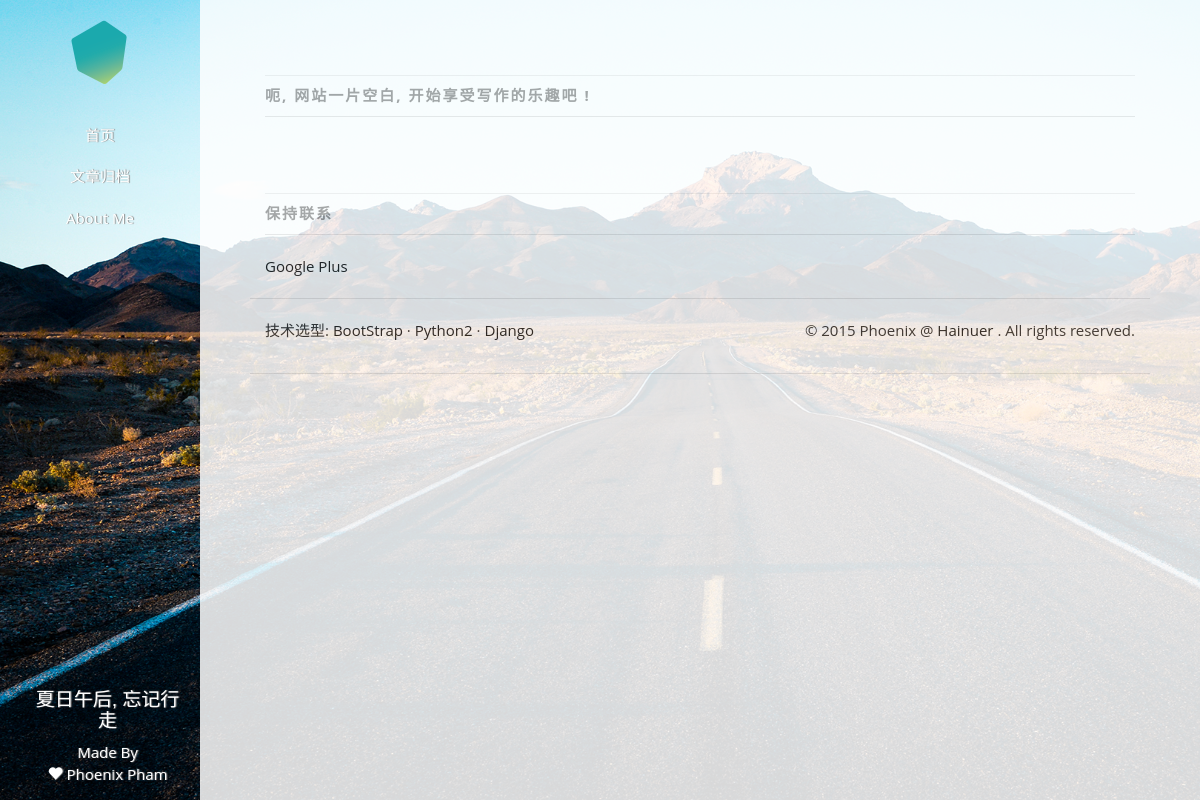
Before: /kume/ with the older database file.
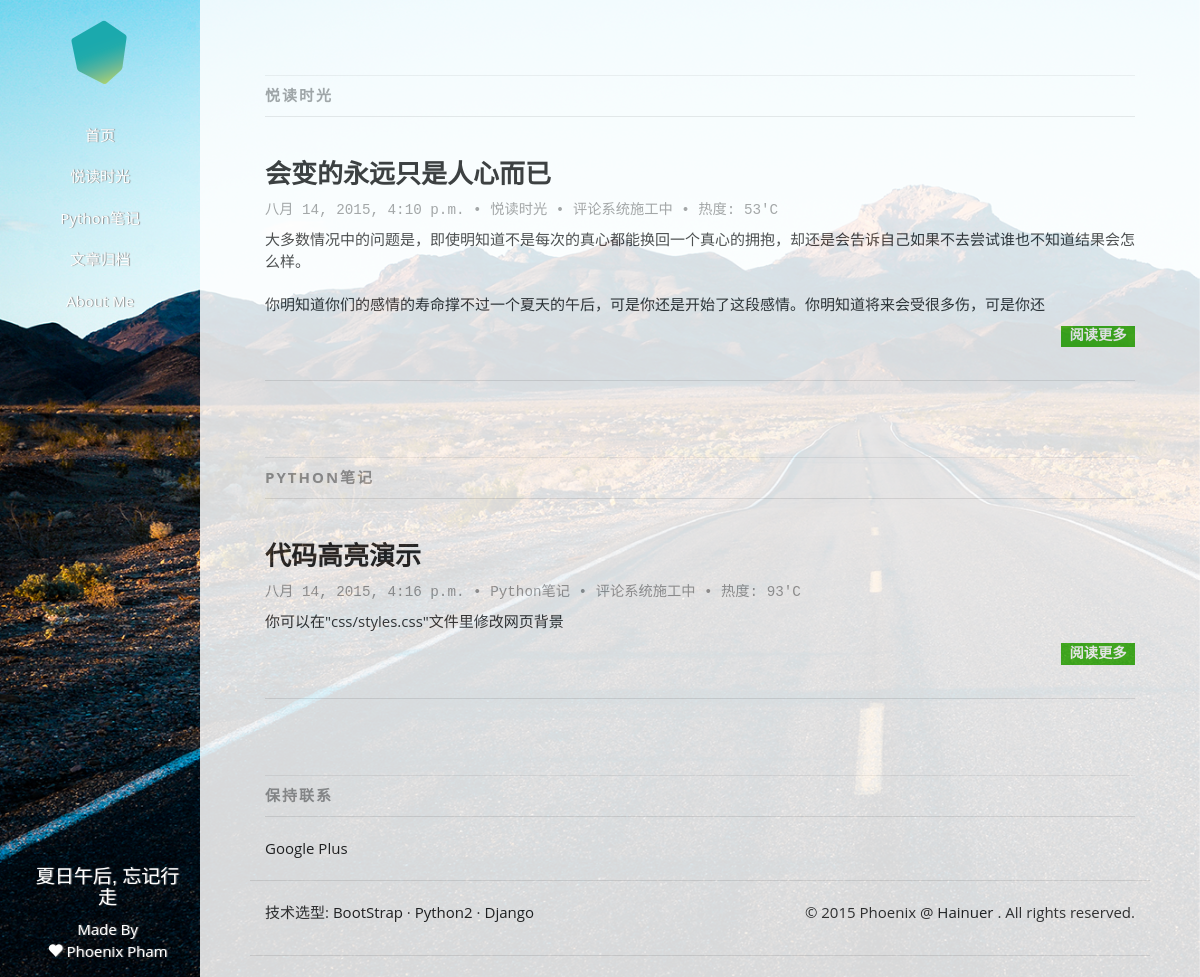
After: the same page with the newer database file.
### duome/models.py (models this page shows, shortened)
class Category(models.Model):
    name = models.CharField(max_length=128, unique=True)
    simple_name = models.CharField(max_length=128, blank=True, unique=True)
    views = models.IntegerField(default=0)

class Article(models.Model):
    category = models.ForeignKey(Category)
    title    = models.CharField(max_length=256)
    tags     = models.CharField(max_length=128, blank=True, help_text='请使用空格将标签分隔开')
    content  = models.TextField(verbose_name = '')
    pub_date = models.DateTimeField(default=timezone.now)
    views    = models.IntegerField(default=0)
    breviary = models.TextField(max_length=128, blank=True, verbose_name='')
    uuid = models.CharField(max_length=36)
    def was_published_recently(self):
        return self.pub_date >= timezone.now() - datetime.timedelta(days=1)
    was_published_recently.admin_order_field = 'pub_date'
    was_published_recently.boolean = True
    was_published_recently.short_description = 'Published recently ?'

### kume/views.py (the view)
def index(request):
    cat_li = Category.objects.all()
    articles = []
    for cat in cat_li:
        article_li = Article.objects.filter(category=cat).order_by('-pub_date')
        article_li = article_li[:2]
        articles.append(
            { 'category': cat, 'article_li': article_li }
        )
    if not len(articles) > 0:
        articles = None
    ctx_li = {
        'categories': cat_li, 'title': '首页',
        'articles': articles,
    }
    return render(request, 'kume/index.html', ctx_li)

### templates/kume/index.html (shortened to what this page needs)
{% extends 'kume_base.html' %}
{% block contents %}
{% if articles %}
{% for li in articles %}
<div class="col-sm-12">
	<div class="page-header text-muted">
		{{ li.category.name }}
	</div>
</div>
{% if li.article_li %}
{% for article in li.article_li %}
<div class="row">
	<div class="col-sm-12">
		<h3><a href="{% url 'kume:post' article.uuid %}">{{ article.title }}</a></h3>
		<h4><small class="text-muted">{{ article.pub_date }} • <a href="{% url 'kume:category' article.category.simple_name %}" class="text-muted">{{ article.category.name }}</a> • 评论系统施工中 • 热度: {{ article.views }}'C</small></h4>
		{{ article.breviary | safe }}
		<h4>
			<a href="{% url 'kume:post' article.uuid %}" class="label label-success pull-right">阅读更多</a>
		</h4>
	</div>
</div>
<div class="row divider">
	<div class="col-sm-12">
		<hr>
	</div>
</div>
{% endfor %}
{% else %}
<div class="row">
<div class="col-sm-1"></div>
<div class="col-sm-11"><p>呃, 当前分类目录下一片空白, 开始享受写作的乐趣吧 !</p></div>
</div>
{% endif %}
{% endfor %}
{% else %}
<div class="col-sm-12">
	<div class="page-header text-muted">
		呃, 网站一片空白, 开始享受写作的乐趣吧 !
	</div>
</div>
{% endif %}
{% endblock %}

### templates/kume_base.html (shortened to what this page needs)
<!DOCTYPE html>
{% load staticfiles %}
<html lang="zh-CN">
	<head>
		<link href="{% static "css/kume/bootstrap.min.css" %}" rel="stylesheet">
		<link href="{% static "css/kume/styles.css" %}" rel="stylesheet">
		<link href="{% static "plugins/prism/prism.css" %}" rel="stylesheet">
	<body>
		<div class="wrapper">
			<div class="box">
				<div class="row">
					<div class="column col-sm-2" id="sidebar">
						<a class="logo" href="{% url 'kume:index' %}"><img src="{% static "images/favicon.ico" %}" alt="夏日午后, 忘记行走" /></a>
						<ul class="nav">
							<li>
								<a href="{% url 'kume:index' %}">首页</a>
							</li>
							{% if categories %}
							{% for category in categories %}
							<li>
								<a href="{% url 'kume:category' category.simple_name %}">{{ category.name }}</a>
							</li>
							{% endfor %}
							{% endif %}
							<li>
								<a href="{% url 'kume:archive' %}">文章归档</a>
							</li>
							<li>
								<a href="{% url 'kume:about' %}">About Me</a>
							</li>
						</ul>
						<ul class="nav hidden-xs" id="sidebar-footer">
							<li>
								<a href="http://www.hainuer.com">
									<h4>夏日午后, 忘记行走</h4>
									Made By<br />
									<i class="glyphicon glyphicon-heart"></i> Phoenix Pham
								</a>
							</li>
						</ul>
					</div>
					<div class="column col-sm-10" id="main">
						<div class="padding">
							<div class="full col-sm-9">
								{% block contents %}{% endblock %}
								<div class="col-sm-12">
									<div class="page-header text-muted divider">
										保持联系
									</div>
								</div>
								<div class="row">
									<div class="col-sm-6">
										<a href="http://plus.google.com/GeekPhx">Google Plus</a>
									</div>
								</div>
								<hr>
								<div class="row" id="footer">
									<div class="col-sm-6">
										<p>
											技术选型:
											<a target="_blank" href="http://getbootstrap.com">BootStrap</a> ·
											<a target="_blank" href="http://www.python.org">Python2</a> ·
											<a target="_blank" href="http://www.djangoproject.com">Django</a>
										</p>
									</div>
									<div class="col-sm-6">
										<p class="pull-right">
											&copy; 2015 Phoenix @ <a href="/">Hainuer</a> . All rights reserved.
										</p>
									</div>
								</div>
								<hr>
							</div>
						</div>
					</div>
				</div>
			</div>
		</div>
	</body>
</html>

### static/css/kume/styles.css (style rules this page uses)
html, body { height: 100%; font-family: 'Open Sans', arial, sans-serif; }
a { color: #222222; }
.wrapper, .row { height: 100%; margin-left: 0; margin-right: 0; }
.wrapper:before, .wrapper:after, .column:before, .column:after { content: ""; display: table; }
.wrapper:after, .column:after { clear: both; }
.column { height: 100%; overflow: auto; *zoom: 1; }
.column .padding { padding: 20px; }
.box { bottom: 0; left: 0; position: absolute; right: 0; top: 0; background-image: url(../../images/site.jpg); background-size: cover; background-attachment: fixed; }
.divider { margin-top: 12px; }
#main { background-color: #fefefe; opacity: 0.85; }
#sidebar, #sidebar a { color: #ffffff; background-color: transparent; text-shadow: 1px 0 1px #888888; }
#sidebar a.logo { display: block; padding: 5px; color: #20A4A8; height: 70px; width: 80%; margin: 0 auto; margin-top: 15px; font-size: 24px; font-weight: 700; text-align: center; text-decoration: none; text-shadow: 0 0 0; }
.nav { margin-top: 30px; text-align: center; }
#sidebar-footer { position: absolute; bottom: 5px; }
#footer { margin-bottom: 20px; }
h1, h2, h3 { font-weight: 800; font-family: 'Open Sans', arial, sans-serif; }
.page-header { margin-top: 55px; padding-top: 9px; border-top: 1px solid #eeeeee; font-weight: 700; text-transform: uppercase; letter-spacing: 2px; }
.col-sm-9.full { width: 100%; }
small.text-muted { font-family: courier, courier-new, monospace; }

Changed rows visible on the page:
added Category: name "悦读时光", category.name "悦读时光"
added Category: name "Python笔记", category.name "PYTHON笔记"
added Article: title "会变的永远只是人心而已", pub_date "八月 14, 2015, 4:10 p.m.", category.name "悦读时光", views "53", breviary "大多数情况中的问题是，即使明知道不是每次的真心都能换回一个真心的拥抱，却还是会告诉自己如果不去尝试谁也不知道结果会怎么样。 你明知道你们的感情的寿命撑不过一个夏天的午后，可是你还是开始了这段感情。你明知道将来会受很多伤，可是你还"
added Article: title "代码高亮演示", pub_date "八月 14, 2015, 4:16 p.m.", category.name "Python笔记", views "93", breviary "你可以在\"css/styles.css\"文件里修改网页背景", shown under "PYTHON笔记"
Other visible differences:
text no longer shown: "呃, 网站一片空白, 开始享受写作的乐趣吧 !"
